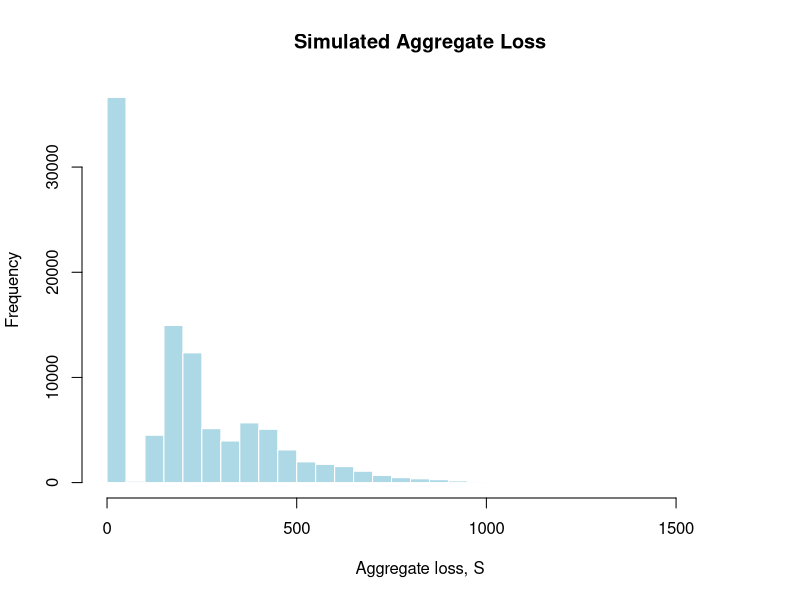

The R script that drew this image:
## ---- chunk 1
set.seed(123)

B <- 100000

N <- rbinom(
  B, size = 100, prob = 0.01
)
## ---- chunk 2
head(N)
## ---- chunk 3
S <- sapply(N, function(n) {
  if (n == 0) {
    0
  } else {
    sum(rgamma(
      n, shape = 20, rate = 0.1
    ))
  }
})
## ---- chunk 4
#| echo: false
#| fig-width: 5.5
#| fig-height: 3.5
#| fig-align: "center"

# Simulate aggregate losses
set.seed(123)
B <- 100000
N <- rbinom(B, size = 100, prob = 0.01)
S <- sapply(N, function(n) {
  sum(rgamma(n, shape = 20, rate = 0.1))
})

# Plot the simulated aggregate losses
hist(S, breaks = 50,
     main = "Simulated Aggregate Loss",
     xlab = "Aggregate loss, S",
     col = "lightblue",
     border = "white")
## ---- chunk 5
mean(S)
var(S)
